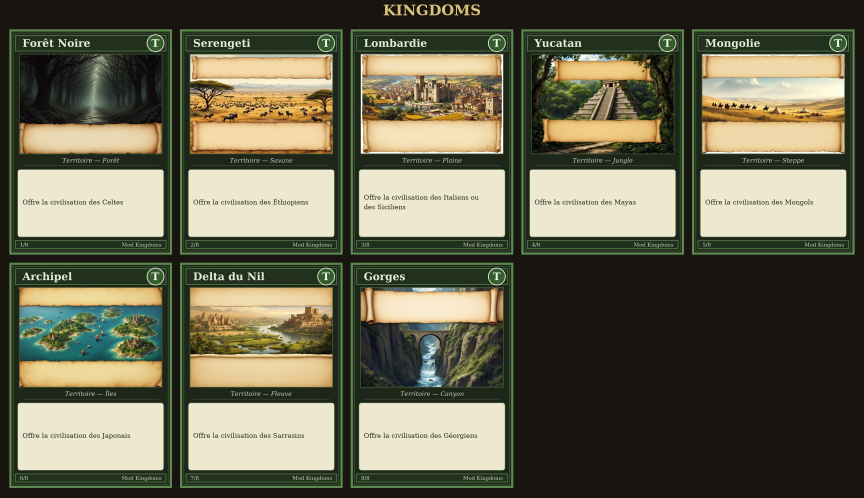
#> input picture docs/assets/tcg/territories/planche.jpg, 2592 x 1492 px (shown at 1/3 size)
$ python -i tcg_compose.py   (imports and definitions only)
#> lines starting #> are read from the running program, lines starting #| are printed output that depends on the picture
#!/usr/bin/env python3
"""Compose TCG cards from a JSON data file — reusable, data-driven.

Generality
----------
The composer is project-agnostic: card content (names, rules, costs,
subtitles, linked values) comes entirely from a JSON data file; the image
model only ever supplies the *art* images. Three built-in templates
(``kind``) define the frame palette and default subtitle:

- ``technology``  — gold/brown frame, red cost badge (default subtitle
  "Action spéciale — Technologie")
- ``territory``   — green frame, "T" badge, optional linked-value box
- ``civilization``— blue/gold frame, optional condition text

Data format (see docs/tcg/data/*.json for real examples)::

    {
      "kind": "territory",
      "sheet_title": "KINGDOMS — Territoires",
      "sheet_filename": "planche_territoires.jpg",
      "cards": [
        {
          "art": "path/to/art.jpg",
          "name": "Forêt Noire",
          "cost": "T",
          "subtitle": "Territoire — Forêt",
          "rule": "Offre la civilisation des Celtes",
          "extra_label": "Condition liée :",
          "extra_value": "Celtes",
          "filename": "foret-noire.jpg"
        }
      ]
    }

Rule-text layout
----------------
``rule`` supports explicit line breaks: each ``\\n``-separated paragraph
is wrapped independently and separated from the next by a blank gap — use
one break per sentence for readable cards. The font auto-shrinks for long
text. Text is rendered with a real vector font, which is what makes the
output OCR-checkable (the image model must never render text).

Validation contract
-------------------
Every produced image must pass OCR verification before delivery: the
transcript must match the source data word for word. The composer prints
one ``ok <path>`` line per card so callers can check the output list.

Usage
-----
    python tcg_compose.py cards --data data.json --outdir out/
    python tcg_compose.py sheet --data data.json --outdir out/

Dependencies: Pillow (pip install pillow), DejaVu Serif fonts (bundled
with matplotlib and located automatically; override with --font-dir).
Exit codes: 0 on success, non-zero on usage errors (fail-closed).
"""
from __future__ import annotations

import argparse
import json
import os
import sys

try:
    from PIL import Image, ImageDraw, ImageFont
except ImportError:
    sys.exit("Pillow is required: pip install pillow")


# [26 lines left out: function load_fonts, not called in this run]


FONTS: dict = {}
CW, CH = 744, 1032  # card canvas, high resolution (≈ 2.5× a printed card)

# Template palettes: frame, banner, badge, boxes, inks per card kind.
KINDS = {
    "technology": {
        "bg": (40, 32, 22), "band": (52, 40, 24), "gold": (176, 141, 74),
        "gold2": (120, 96, 52), "text_light": (238, 220, 168),
        "subtitle": (205, 180, 130), "box": (238, 226, 196),
        "ink": (40, 30, 16), "badge": (176, 44, 32), "badge_ring": (218, 193, 121),
        "badge_txt": (255, 240, 210), "footer": (52, 40, 24),
        "footer_txt": (205, 180, 130),
    },
    "territory": {
        "bg": (30, 38, 26), "band": (34, 48, 30), "gold": (92, 138, 78),
        "gold2": (66, 96, 58), "text_light": (224, 238, 210),
        "subtitle": (200, 216, 190), "box": (238, 232, 208),
        "ink": (30, 40, 22), "badge": (52, 92, 44), "badge_ring": (224, 238, 210),
        "badge_txt": (240, 250, 235), "footer": (34, 48, 30),
        "footer_txt": (200, 216, 190),
    },
    "civilization": {
        "bg": (26, 34, 52), "band": (30, 42, 66), "gold": (176, 141, 74),
        "gold2": (110, 96, 60), "text_light": (224, 232, 248),
        "subtitle": (190, 200, 224), "box": (232, 228, 208),
        "ink": (28, 32, 44), "badge": (44, 76, 132), "badge_ring": (218, 193, 121),
        "badge_txt": (240, 244, 255), "footer": (30, 42, 66),
        "footer_txt": (190, 200, 224),
    },
}


# [13 lines left out: function wrap, not called in this run]


def font(path: str, size: int):
    return ImageFont.truetype(path, size)


# [84 lines left out: functions make_card, compose_cards, not called in this run]


def compose_sheet(data: dict, outdir: str) -> None:
    """Render all cards into one contact sheet (5 columns, aspect kept)."""
    kind = data.get("kind", "technology")
    pal = KINDS[kind]
    cards = data["cards"]
    cols = 5
    rows = (len(cards) + cols - 1) // cols
    margin, gapx, gapy = 28, 24, 24
    small_w, small_h = 488, int(488 * CH / CW)
    W = margin * 2 + cols * small_w + (cols - 1) * gapx
    H = 60 + margin * 2 + rows * small_h + (rows - 1) * gapy
    sheet = Image.new("RGB", (W, H), (24, 20, 16))
    d = ImageDraw.Draw(sheet)
    title = font(FONTS["b"], 44)
    d.text((W // 2, 30), data.get("sheet_title", "KINGDOMS"), font=title, fill=(218, 193, 121), anchor="mm")
    for i, card in enumerate(cards):
        full = make_card(
            pal, card["art"], card["name"],
            card.get("subtitle", "Action spéciale — Technologie"),
            card["rule"], None, str(card.get("cost", "")), i + 1, len(cards),
        )
        small = full.resize((small_w, small_h))
        r, col = divmod(i, cols)
        x = margin + col * (small_w + gapx)
        y = 60 + margin + r * (small_h + gapy)
        sheet.paste(small, (x, y))
    os.makedirs(outdir, exist_ok=True)
    path = os.path.join(outdir, data.get("sheet_filename", "planche.jpg"))
    sheet.save(path, quality=92)
    print("ok", path)


# [15 lines left out: function main, not called in this run]


# [2 lines not run here, left out]

>>> import cv2
>>> picture = cv2.imread('../../../../docs/assets/tcg/territories/planche.jpg', cv2.IMREAD_GRAYSCALE)
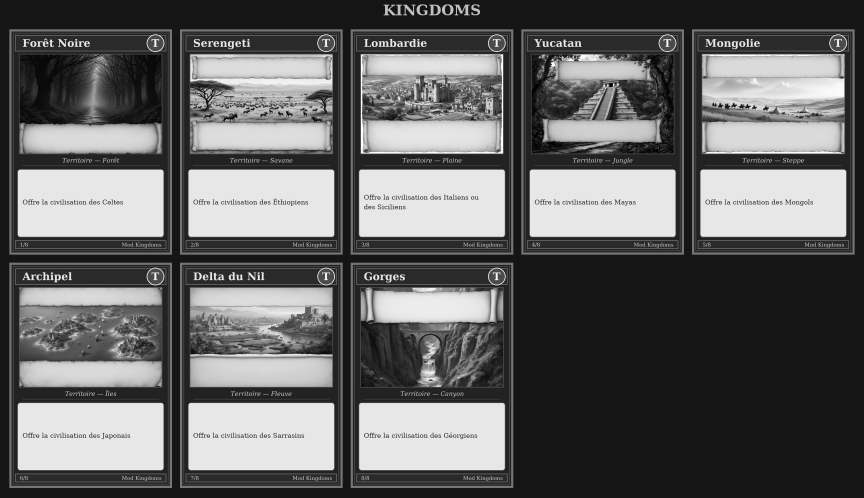
#> picture: shape (1492, 2592) (shown at 1/3 size); min 0, max 255, mean 100
>>> result = compose_sheet(picture, 'out.png')
#> (the run stopped early here; a loop or call above may not have finished)

$ run again, on docs/assets/tcg/territories/terr_archipel.jpg
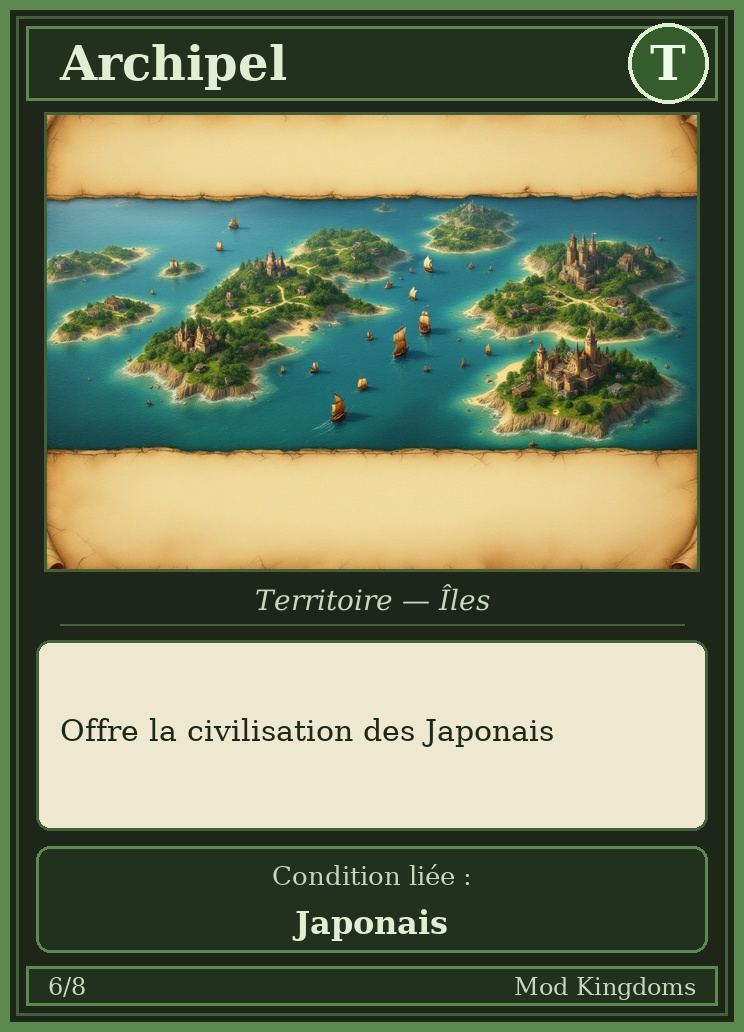
#> input picture docs/assets/tcg/territories/terr_archipel.jpg, 744 x 1032 px
#> `picture = cv2.imread('../../../../docs/assets/tcg/territories/planche...`:
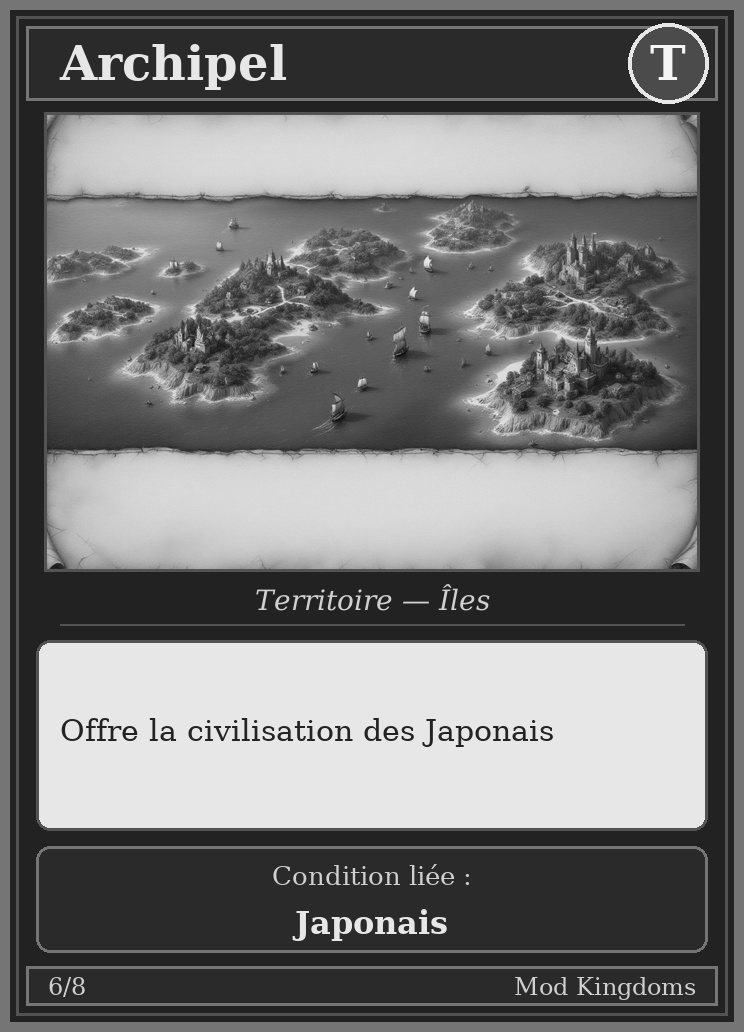
#> picture: shape (1032, 744); min 5, max 252, mean 117.3

$ run again, on docs/assets/tcg/territories/terr_delta-nil.jpg
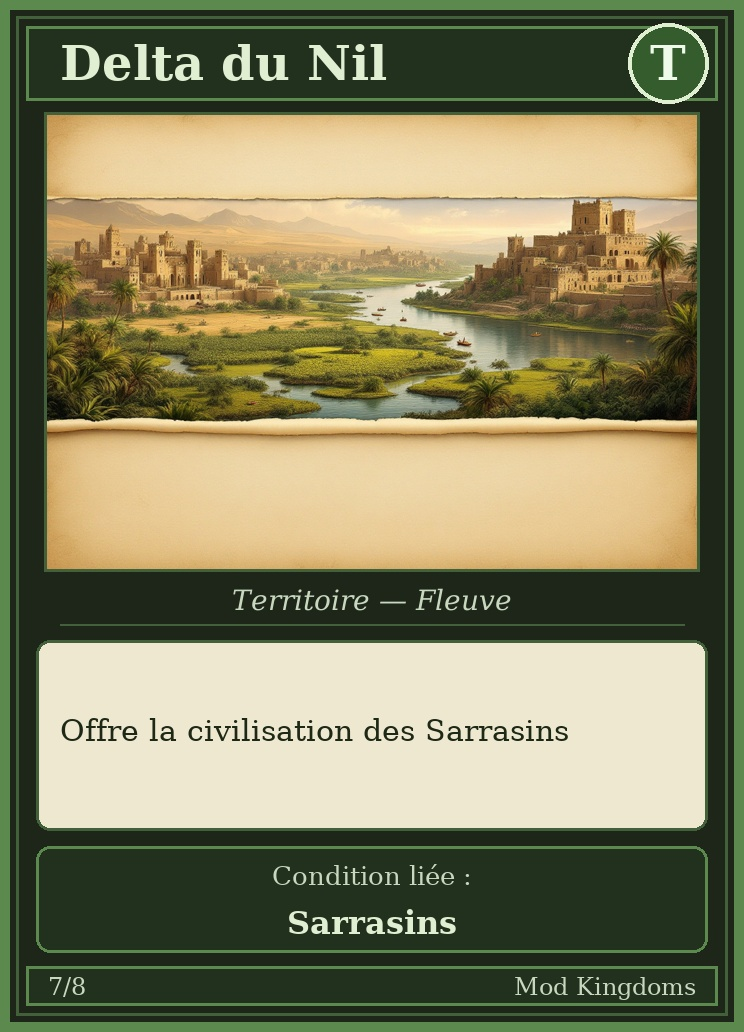
#> input picture docs/assets/tcg/territories/terr_delta-nil.jpg, 744 x 1032 px
#> `picture = cv2.imread('../../../../docs/assets/tcg/territories/planche...`:
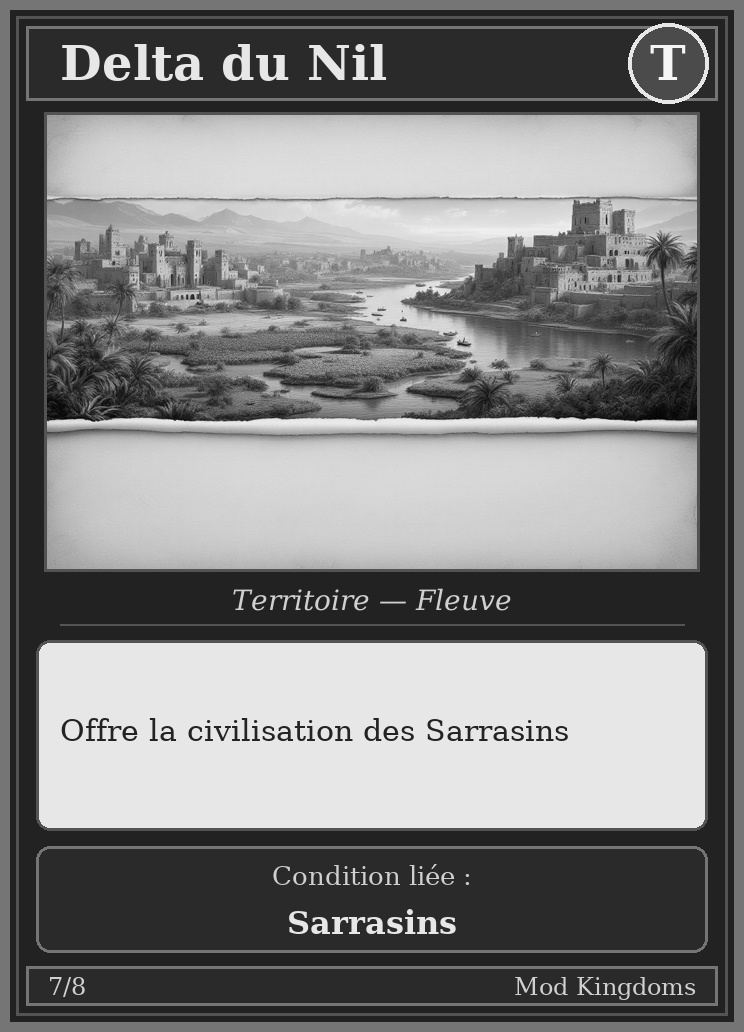
#> picture: shape (1032, 744); min 0, max 252, mean 125.5

$ run again, on docs/assets/tcg/territories/terr_foret-noire.jpg
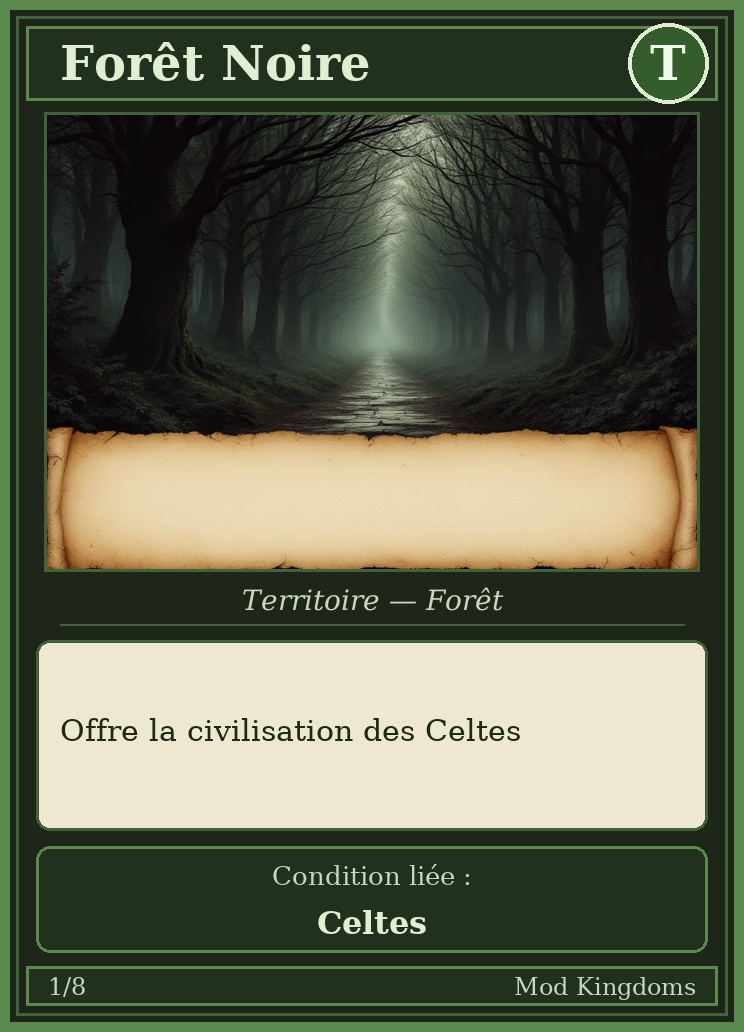
#> input picture docs/assets/tcg/territories/terr_foret-noire.jpg, 744 x 1032 px
#> `picture = cv2.imread('../../../../docs/assets/tcg/territories/planche...`:
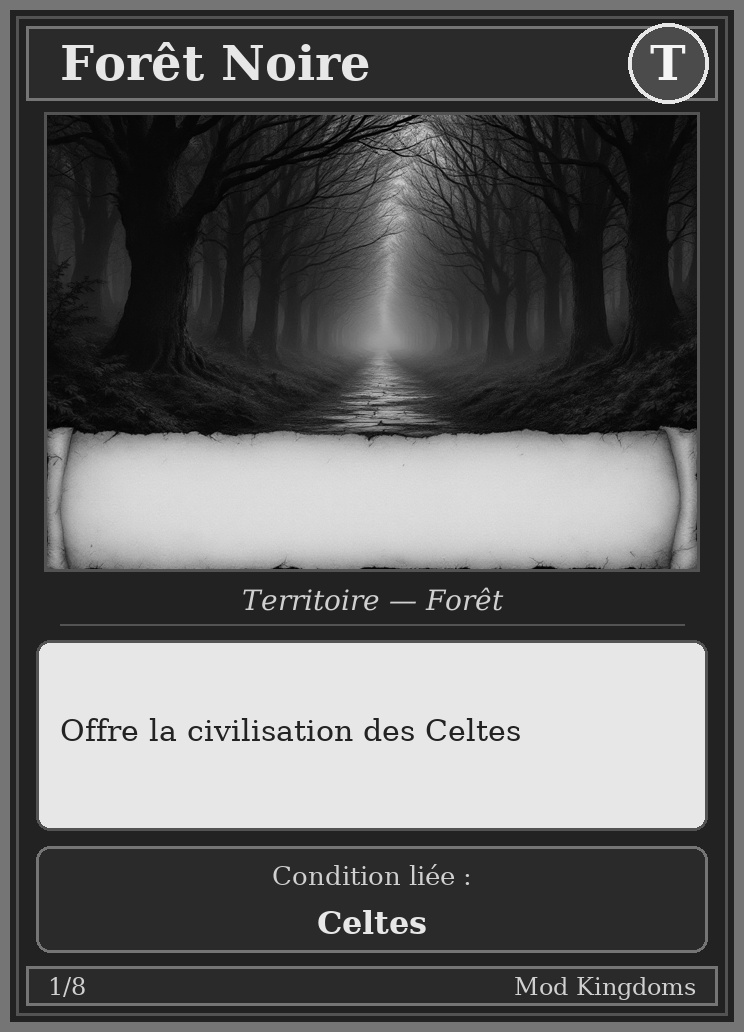
#> picture: shape (1032, 744); min 0, max 252, mean 94.7
